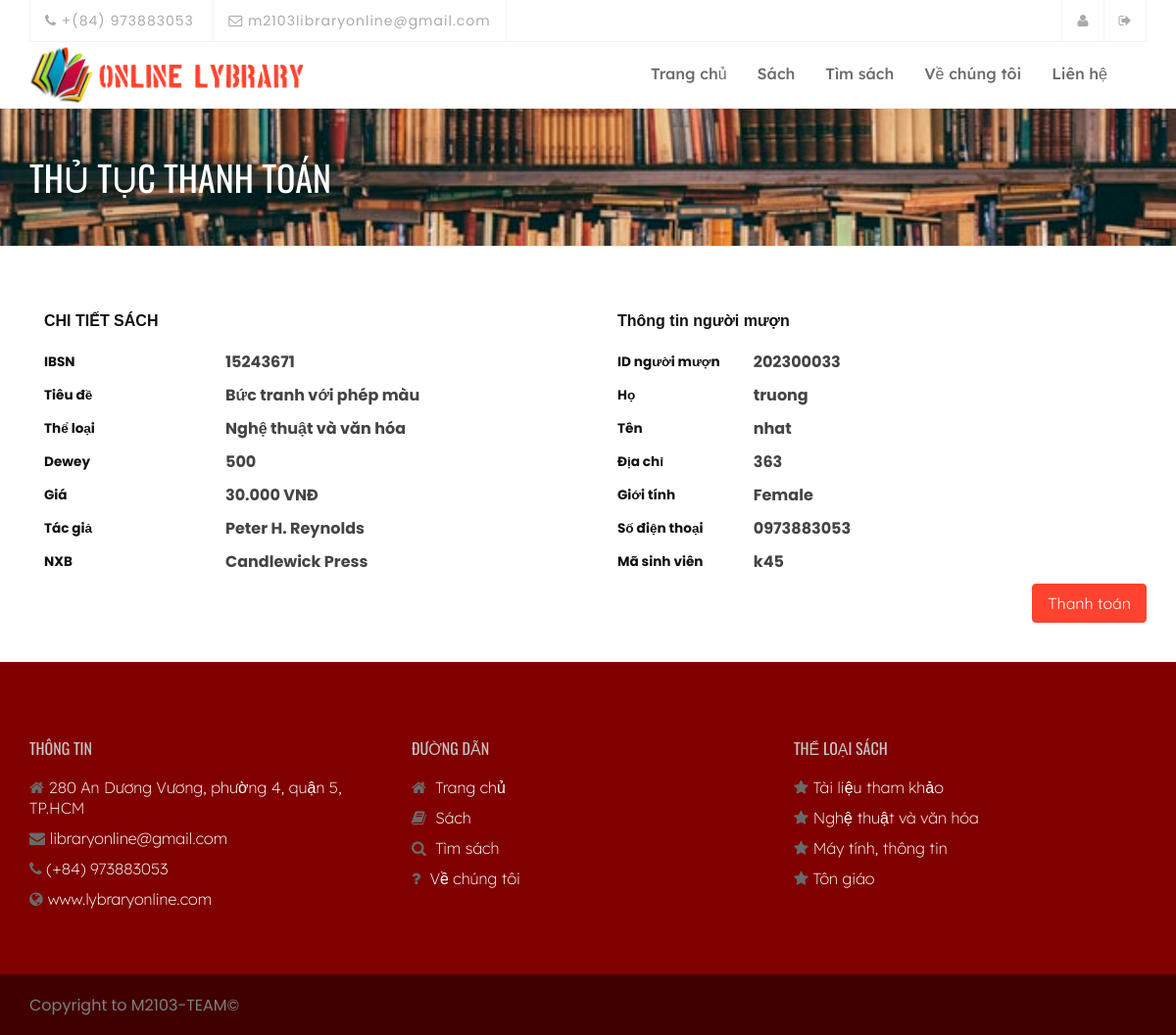
The app's page /index.php?q=checkout&id=15243671 (signed in) with its own data.
### tables this page shows
CREATE TABLE `tblbooks` (
  `BookID` int(11) NOT NULL,
  `IBSN` varchar(13) NOT NULL,
  `BookTitle` varchar(125) NOT NULL,
  `BookDesc` varchar(255) NOT NULL,
  `Author` varchar(125) NOT NULL,
  `PublishDate` varchar(4) NOT NULL,
  `BookPublisher` varchar(125) NOT NULL,
  `Category` varchar(90) NOT NULL,
  `BookPrice` varchar(10) NOT NULL,
  `BookQuantity` int(11) NOT NULL,
  `Status` varchar(30) NOT NULL,
  `BookType` varchar(500) NOT NULL,
  `DeweyDecimal` varchar(90) NOT NULL,
  `OverAllQty` int(11) NOT NULL,
  `Donate` tinyint(1) NOT NULL,
  `Remarks` varchar(90) NOT NULL
);

CREATE TABLE `tblborrower` (
  `IDNO` int(11) NOT NULL,
  `BorrowerId` varchar(90) NOT NULL,
  `Firstname` varchar(125) NOT NULL,
  `Lastname` varchar(125) NOT NULL,
  `Address` varchar(255) NOT NULL,
  `Sex` varchar(11) NOT NULL,
  `ContactNo` varchar(125) NOT NULL,
  `CourseYear` varchar(125) NOT NULL,
  `BorrowerPhoto` varchar(255) NOT NULL,
  `BorrowerType` varchar(35) NOT NULL,
  `Stats` varchar(36) NOT NULL,
  `BUsername` varchar(90) NOT NULL,
  `BPassword` varchar(90) NOT NULL
);

CREATE TABLE `tblcategory` (
  `CategoryId` int(11) NOT NULL,
  `Category` varchar(125) NOT NULL,
  `DDecimal` varchar(90) NOT NULL
);

### checkout.php (the view, shortened to what the rows shown need)
<?php
$id = $_GET['id'];
$book = new Book();
$object = $book->single_books($id);
?>
        <section id="service-section">
            <div class="container">
                <div class="row">
                	<div class="col-md-6">
					<div class="form-row">
                    <div class="col-md-8">
                          <p><?php echo  $object->IBSN ?></p>
                    </div>
                    <div class="col-md-8">
                          <p><?php echo  $object->BookTitle ?></p>
                    </div>
                    <div class="col-md-8">
                          <p><?php echo  $object->Category ?></p>
                    </div>
                    <div class="col-md-8">
                          <p><?php echo  $object->DeweyDecimal ?></p>
                    </div>
                    <div class="col-md-8">
                          <p><?php echo  $object->BookPrice ?> VNĐ</p>
                    </div>
                    <div class="col-md-8">
                          <p><?php echo  $object->Author ?></p>
                    </div>
                    <div class="col-md-8">
                          <p><?php echo  $object->BookPublisher ?></p>
                    </div>
                </div>
					            </div>
					            <div class="col-md-6">
					            	 <?php
							                  @$borrower = new Borrower();
							                  @$res = $borrower->single_borrower($_SESSION['BorrowerId']) ;
							              ?>
							                <div class="form-row">
							                    <div class="col-md-9">
							                          <p><?php echo  isset($res->BorrowerId) ? $res->BorrowerId: 'None'; ?></p>
							                    </div>
							                    <div class="col-md-9">
							                          <p><?php echo  isset($res->Firstname) ? $res->Firstname: 'None'; ?></p>
							                    </div>
							                    <div class="col-md-9">
							                          <p><?php echo  isset($res->Lastname) ? $res->Lastname: 'None'; ?></p>
							                    </div>
							                    <div class="col-md-9">
							                          <p><?php echo  isset($res->Address) ? $res->Address: 'None'; ?></p>
							                    </div>
							                    <div class="col-md-9">
							                          <p><?php echo  isset($res->Sex) ? $res->Sex : 'None'; ?></p>
							                    </div>
							                    <div class="col-md-9">
							                          <p><?php echo  isset($res->ContactNo) ? $res->ContactNo : 'None'; ?></p>
							                    </div>
							                    <div class="col-md-9">
							                          <p><?php echo  isset($res->CourseYear) ?$res->CourseYear : 'None'; ?></p>
							                    </div>
					            			</div>
                					</div>
           					 </div>
        </section>

### theme/templates.php (shortened to what the rows shown need)
<!DOCTYPE html>
<?php  $q = isset($_GET['q']) ? $_GET['q'] :'';?>
<html lang="en">
    <head>
        <link rel="stylesheet" href="<?php echo web_root;?>asset/bootstrap/css/bootstrap.min.css" type="text/css">
        <link rel="stylesheet" href="<?php echo web_root;?>asset/font-awesome/css/font-awesome.min.css" type="text/css">
        <link rel="stylesheet" href="<?php echo web_root;?>asset/css/owl.carousel.css" type="text/css">
        <link rel="stylesheet" href="<?php echo web_root;?>asset/css/owl.theme.css" type="text/css">
        <link rel="stylesheet" href="<?php echo web_root;?>asset/css/owl.transitions.css" type="text/css">
        <link rel="stylesheet" type="text/css" href="<?php echo web_root;?>asset/css/animate.css">
        <link rel="stylesheet" type="text/css" href="<?php echo web_root;?>asset/css/lightbox.css">
        <link rel="stylesheet" type="text/css" href="<?php echo web_root;?>asset/css/style.css">
        <link rel="stylesheet" type="text/css" href="<?php echo web_root;?>asset/css/responsive.css">
        <link href="<?php echo web_root;?>admin/dist/css/datepicker.css" rel="stylesheet" />
        <link href="<?php echo web_root;?>admin/dist/css/dataTables.bootstrap4.min.css" rel="stylesheet" />
    </head>
    <body>
        <?php
        if ($q!='') {
          echo '<div class="page-header">
              <div class="overlay">
                  <div class="container">
                      <div class="row">
                          <div class="col-md-12">
                              <h1>'.$title.'</h1>
                          </div>
                      </div>
                  </div>
              </div>
          </div>';
        }
        ?>
		<?php  require_once $content; ?>
        <section id="footer-section" class="footer-section">
            <div class="container">
                <div class="row">
                    <div class="col-md-4">
                        <div class="footer-address" style="font-family: 'Lexend Deca', sans-serif; font-weight: 200;">
                            <ul>
                                <?php
                                    $sql = "SELECT * FROM tblcategory LIMIT 4";
                                    $mydb->setQuery($sql);
                                    $res = $mydb->loadResultList();
                                    foreach ($res as $object) {
                                        echo '<li class="footer-contact"><i class="fa fa-star"></i>'.$object->Category.'</li>';
                                    }
                                ?>
                            </ul>
                        </div>
                    </div>
                </div>
            </div>
        </section>
    </body>
</html>

### records on screen
tblbooks: IBSN "15243671", BookTitle "Bức tranh với phép màu", Category "Nghệ thuật và văn hóa", DeweyDecimal "500", BookPrice "30.000", Author "Peter H. Reynolds", BookPublisher "Candlewick Press"
tblborrower: BorrowerId "202300033", Firstname "truong", Lastname "nhat", Address "363", Sex "Female", ContactNo "0973883053", CourseYear "k45"
tblcategory: Category "Tài liệu tham khảo"
tblcategory: Category "Nghệ thuật và văn hóa"
tblcategory: Category "Máy tính, thông tin"
tblcategory: Category "Tôn giáo"

### other values on screen
$title "THỦ TỤC THANH TOÁN"
